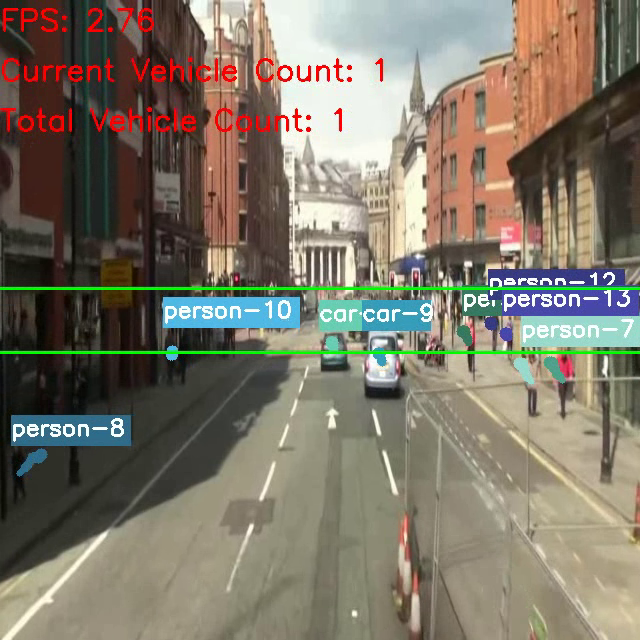
#> input picture frame 7 of src/perception/road_segmentation/scripts/Tracking_DeepSORT/data/video/1.mp4, 640 x 640 px, given in place of shortened_file-60fps.avi, which was not available
$ python resize_vid.py
#> lines starting #> are read from the running program, lines starting #| are printed output that depends on the picture; pictures that were not available may be replaced by others from this repository, and a replacement may not be noted
import time
import cv2

vid_path = 'inference/rgb_streams/shortened_file-60fps.avi'
# vid_path = 'inference/rgb_streams/shortened_file-60fps.avi'

def rescale_frame(frame_input, shape = (540, 960)):
    width = shape[1]
    height = shape[0]
    dim = (width, height)
    return cv2.resize(frame_input, dim, interpolation=cv2.INTER_AREA)


cap = cv2.VideoCapture(vid_path)

if cap.isOpened():
    ret, frame = cap.read()
#> frame is the input picture: shape (640, 640, 3); mean B, G, R 104, 118.8, 126.6
    if ret:
        rescaled_frame = rescale_frame(frame)
#> in rescale_frame, `return cv2.resize(frame_input, dim, interpolation=cv2.INTER_AREA)`:
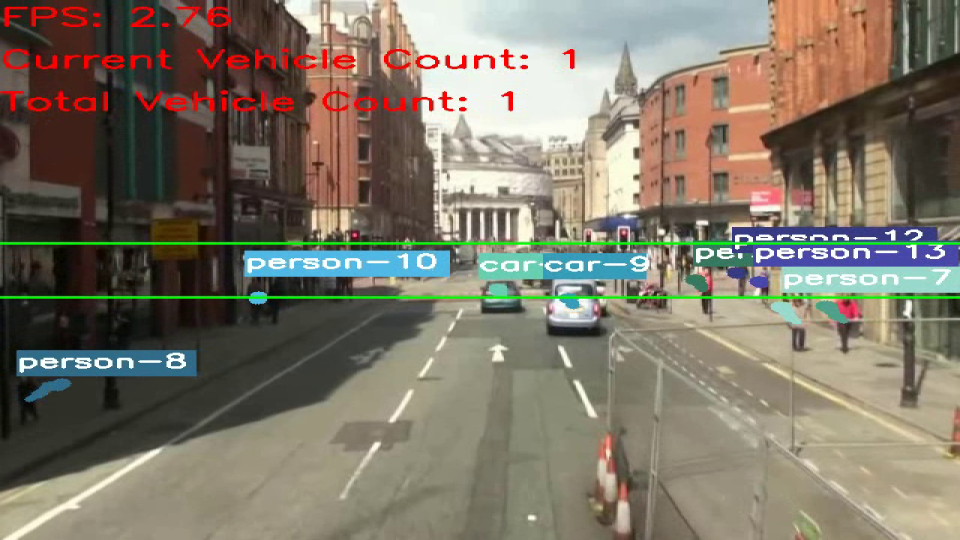
#> returned value: shape (540, 960, 3); mean of channels 0, 1, 2 104, 118.8, 126.5; drawn as B, G, R
        (h, w) = rescaled_frame.shape[:2]
#> h = 540; w = 960
        fourcc = cv2.VideoWriter_fourcc(*'mp4v')
        writer = cv2.VideoWriter('inference/rgb_streams/video_output_540_320.mp4',
                             fourcc, 60.0,
                             (w, h), True)
    else:
        print('Done')
else:
    print("Camera is not opened")

while cap.isOpened():
    ret, frame = cap.read()
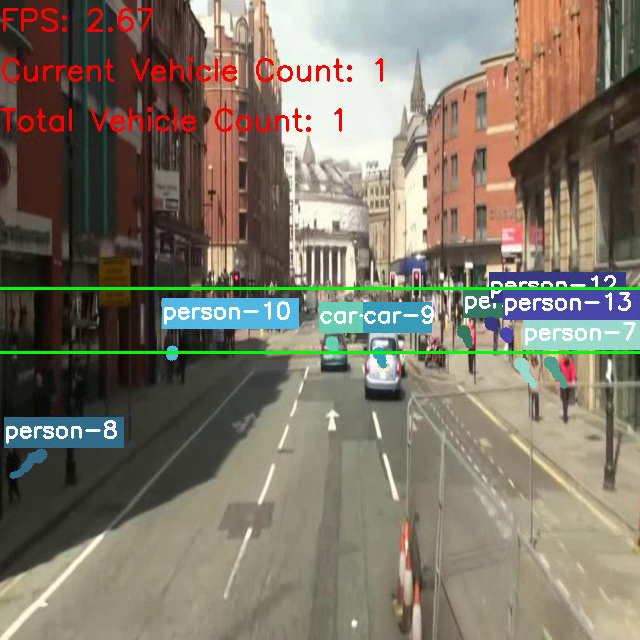
#> input picture frame 8 of src/perception/road_segmentation/scripts/Tracking_DeepSORT/data/video/1.mp4, 640 x 640 px, given in place of shortened_file-60fps.avi, which was not available
#> frame is the input picture: shape (640, 640, 3); mean B, G, R 104.3, 118.7, 126.8
    if ret:
        rescaled_frame = rescale_frame(frame, shape = (540, 320))
#> call 2 of rescale_frame, with shape = (540, 320)
#> in rescale_frame (call 2), `return cv2.resize(frame_input, dim, interpolation=cv2.INTER_AREA)`:
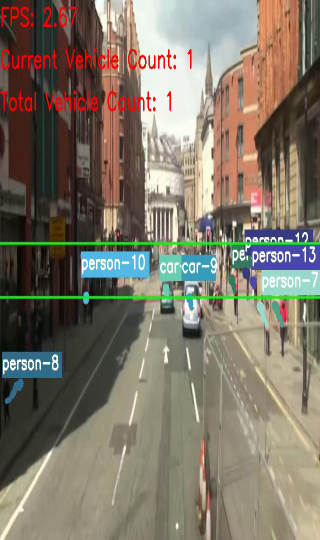
#> returned value: shape (540, 320, 3); mean of channels 0, 1, 2 104.3, 118.7, 126.8; drawn as B, G, R

        # write the output frame to file
        writer.write(rescaled_frame)

        cv2.imshow("Output", rescaled_frame)
        key = cv2.waitKey(1) & 0xFF
#> (key q is pressed here)
        if key == ord("q"):
            break
    else:
        break


cv2.destroyAllWindows()
cap.release()
writer.release()

$ run again, starting later in the video
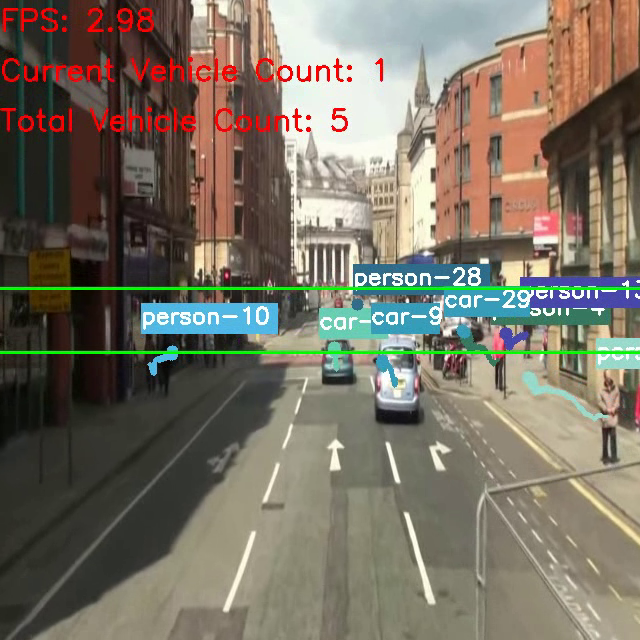
#> input picture frame 35 of src/perception/road_segmentation/scripts/Tracking_DeepSORT/data/video/1.mp4, 640 x 640 px, given in place of shortened_file-60fps.avi, which was not available
#> frame is the input picture: shape (640, 640, 3); mean B, G, R 100, 113.9, 121.5
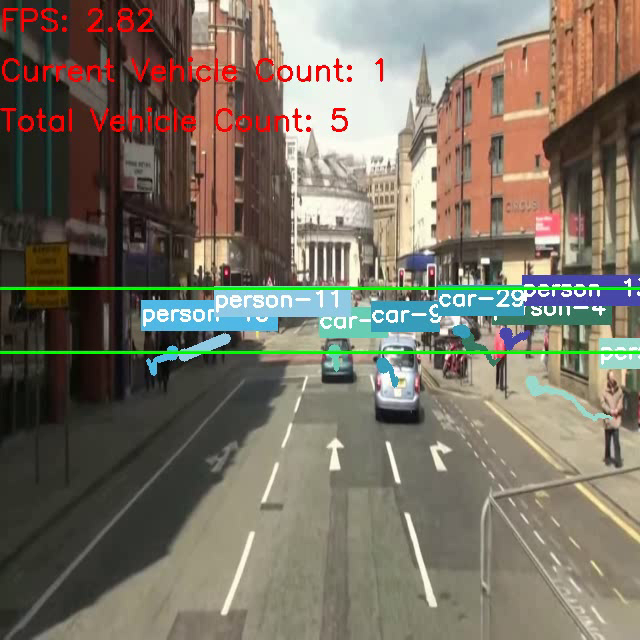
#> input picture frame 36 of src/perception/road_segmentation/scripts/Tracking_DeepSORT/data/video/1.mp4, 640 x 640 px, given in place of shortened_file-60fps.avi, which was not available
#> frame is the input picture: shape (640, 640, 3); mean B, G, R 100.8, 114.5, 122.5
#> in rescale_frame (call 2), `return cv2.resize(frame_input, dim, interpolation=cv2.INTER_AREA)`:
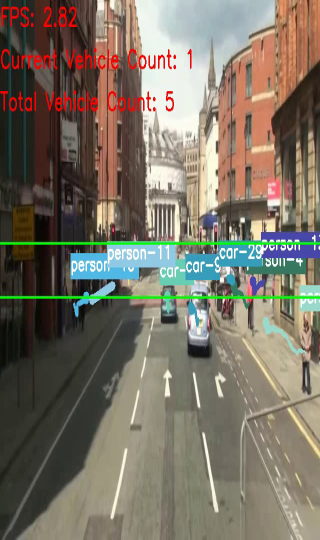
#> returned value: shape (540, 320, 3); mean of channels 0, 1, 2 100.8, 114.5, 122.5; drawn as B, G, R

$ run again, starting later in the video
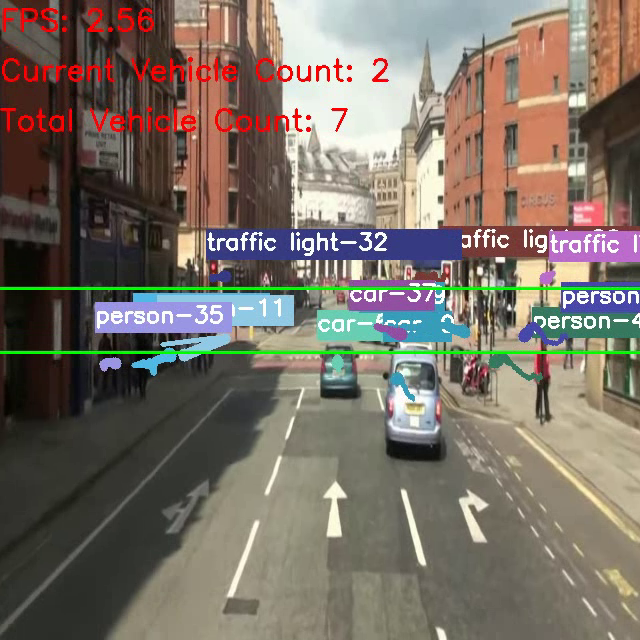
#> input picture frame 63 of src/perception/road_segmentation/scripts/Tracking_DeepSORT/data/video/1.mp4, 640 x 640 px, given in place of shortened_file-60fps.avi, which was not available
#> frame is the input picture: shape (640, 640, 3); mean B, G, R 102, 112.3, 122.1
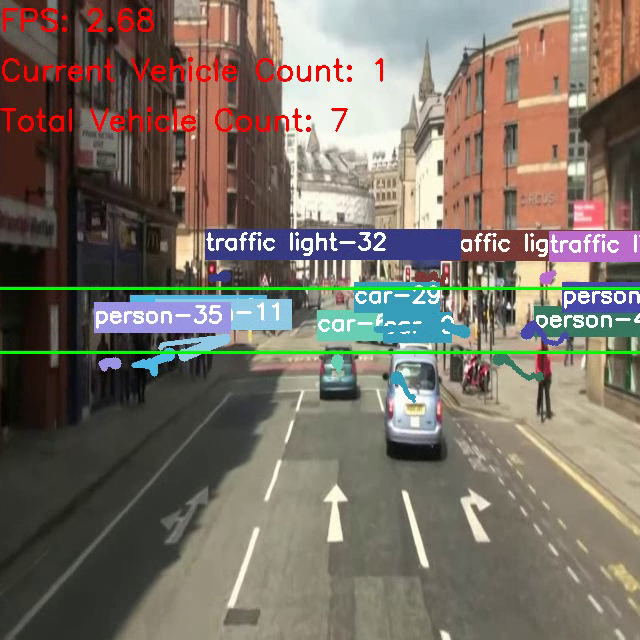
#> input picture frame 64 of src/perception/road_segmentation/scripts/Tracking_DeepSORT/data/video/1.mp4, 640 x 640 px, given in place of shortened_file-60fps.avi, which was not available
#> frame is the input picture: shape (640, 640, 3); mean B, G, R 102.3, 112.7, 121.8
#> in rescale_frame (call 2), `return cv2.resize(frame_input, dim, interpolation=cv2.INTER_AREA)`:
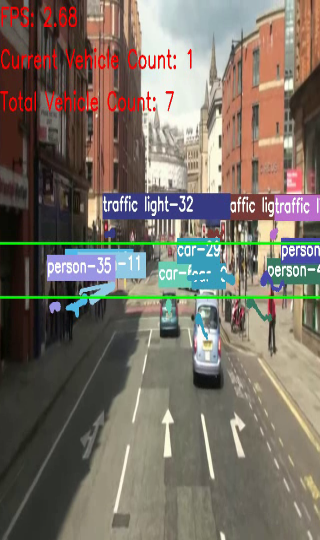
#> returned value: shape (540, 320, 3); mean of channels 0, 1, 2 102.3, 112.7, 121.8; drawn as B, G, R
